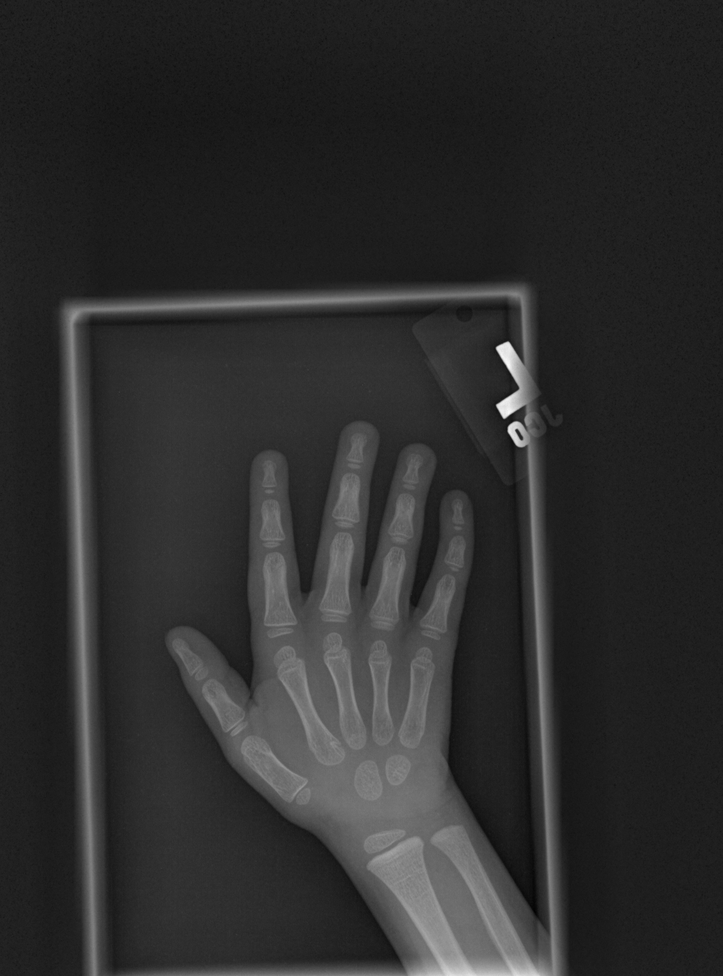
#> input picture dataset_preprocessing/sample_data/1386.png, 723 x 976 px, shrunk from 1514 x 2044 before the run
$ python signature_mask.py --input-dir sample_data --icon-file sample_data/1386.png --output-dir out
#> lines starting #> are read from the running program, lines starting #| are printed output that depends on the picture; after the words box and inside, x2 and y2 are one past the last pixel; in counts of white or black regions, pixels touching at a corner belong together
#> in remove_image_label, img is the input picture: shape (976, 723, 3); min 2, max 249, mean 45.5
### dataset_preprocessing/image_matcher.py
import numpy as np
import cv2

class ImageMatcher:
    def __init__(self, base_image):
        self.base_img = base_image
        self.search_img = []
        self.refine_data, self.draw_zone = False, False
        self.allignment_stage = 0


    def upload_search_image(self, search_image):
        if search_image.any() == None:
            print("image could not be found")
            return False
        self.search_img = search_image.copy()
        return True

    def find_object(self, padding_X=0, padding_Y=0, draw_box=False):
#> called with padding_X = 125, padding_Y = 175, draw_box = False
        orb = cv2.ORB_create()
        kp1, des1 = orb.detectAndCompute(self.base_img, None)
#> kp1 = 212 keypoints; strongest (x, y, size): (505, 413, 77.1), (504, 415, 64.3), (503, 415, 53.6), (498, 347, 53.6)
        kp2, des2 = orb.detectAndCompute(self.search_img, None)
#> kp2 has the same summary as kp1
        if len(kp2)==0 or des2 is None:
            return None, None

        bf = cv2.BFMatcher(cv2.NORM_HAMMING, crossCheck=True)
        matches = bf.match(des1,des2)
#> matches = 212 matches
        matches = sorted(matches, key = lambda x:x.distance)
        good_matches = matches[:10]
#> good_matches = 10 matches

        points_X = []
        points_Y = []
        for m in good_matches:
            points_X.append(kp2[m.trainIdx].pt[0])
            points_Y.append(kp2[m.trainIdx].pt[1])
#> this loop made 10 passes
#> after the loop, points_X = [508, 496, 523, 509, 518, 497, 524, 504, 524, 516]; points_Y = [342, 348, 362, 367, 388, 405, 406, 417, 419, 421]

        kp_img = cv2.drawMatches(self.base_img, kp1, self.search_img, kp2, good_matches, None, flags=cv2.DrawMatchesFlags_NOT_DRAW_SINGLE_POINTS)
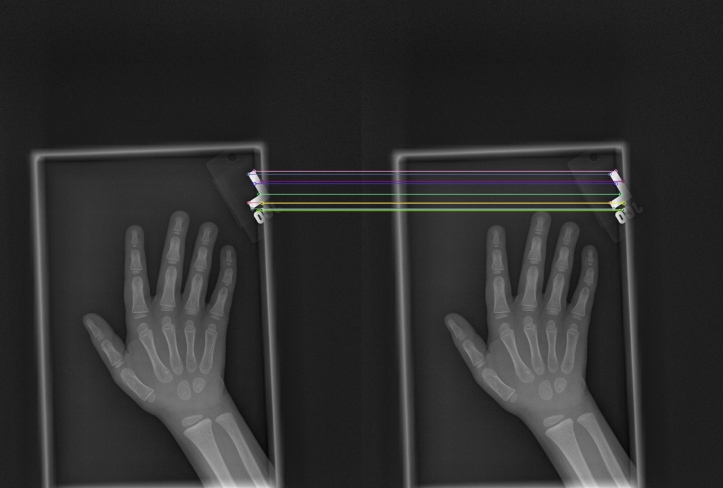
#> kp_img: shape (976, 1446, 3) (shown at 1/2 size); mean B, G, R 46.1, 46.2, 46.2
        self.search_img, mask = self.__get_bounding_box(points_X, points_Y, self.search_img, padding_X, padding_Y, draw_box)

        if mask is not None:
            self.__fill_box(mask)

        return kp_img, self.search_img

    def __fill_box(self, mask):
        est_bkgd_color = np.percentile(self.search_img, 30)
        self.search_img = np.multiply(self.search_img, mask)
        mask[mask < 1] = est_bkgd_color
        self.search_img = np.add(self.search_img, mask)

    def __get_bounding_box(self, data_X, data_Y, img, padding_X, padding_Y, draw_box):
#> called with padding_X = 125, padding_Y = 175, draw_box = False
        min_X = max(0, int(min(data_X) - padding_X/2))
#> min_X = 433
        min_Y = max(0, int(min(data_Y) - padding_Y/2))
#> min_Y = 254
        max_X = min(img.shape[1], int(max(data_X) + padding_X/2))
#> max_X = 586
        max_Y = min(img.shape[0], int(max(data_Y) + padding_Y/2))
#> max_Y = 508
        bounding_box_area = (max_X-min_X)*(max_Y-min_Y)
#> bounding_box_area = 38862
        img_area = img.shape[0]*img.shape[1]
#> img_area = 705648

        # Logic check, if box is more than 10% of the image its probably a bad detection
        bad_detection = bounding_box_area > 0.1*img_area
#> bad_detection = False
        if draw_box and not bad_detection:
            cv2.rectangle(img, (min_X, min_Y), (max_X, max_Y), (255, 255, 0), 10)
        mask = cv2.rectangle(np.ones_like(img), (min_X, min_Y), (max_X, max_Y), (0, 0, 0), -1)
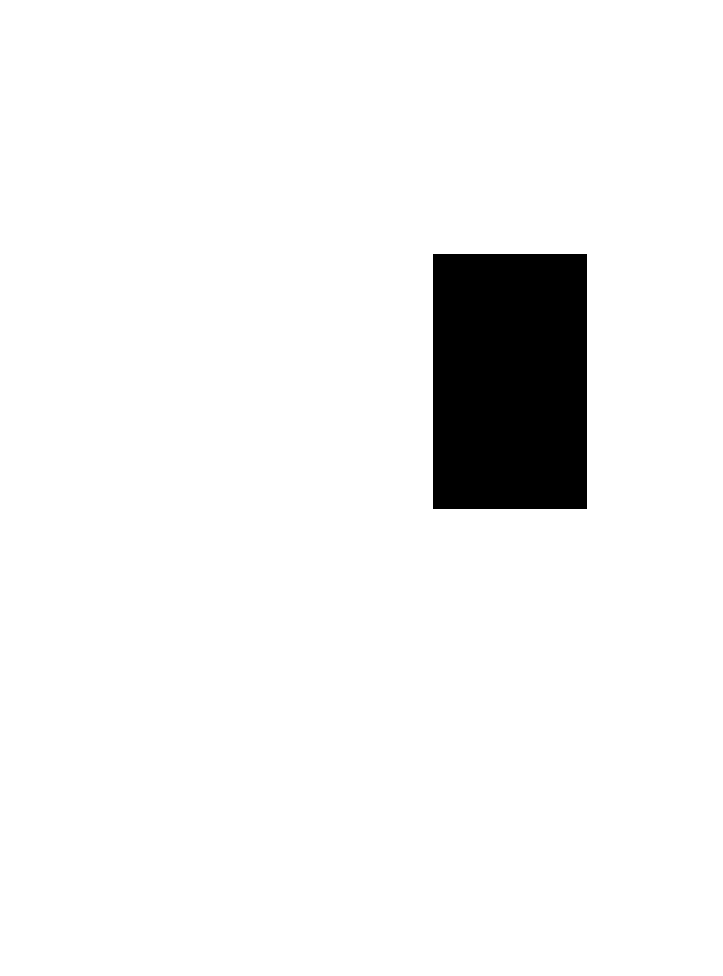
#> mask: shape (976, 723); values 0 (black) and 1 (white), 94.4% white; 1 black region, box (x1, y1, x2, y2) and area: (433, 254, 587, 509) 39270

        if bad_detection:
            return img, None
        return img, mask


### dataset_preprocessing/signature_mask.py
import argparse
import os
import cv2 as cv

from image_matcher import ImageMatcher

# Combines template matching + threshold maxing + draws a rectangular bounding box
def image_matching(img, icon_file):
    img_matcher = ImageMatcher(cv.imread(icon_file))
    img_matcher.upload_search_image(img)
    return img_matcher.find_object(padding_X=125, padding_Y=175, draw_box=False)
#> in __fill_box, `est_bkgd_color = np.percentile(self.search_img, 30)`: est_bkgd_color = 30
#> in __fill_box, `self.search_img = np.multiply(self.search_img, mask)`:
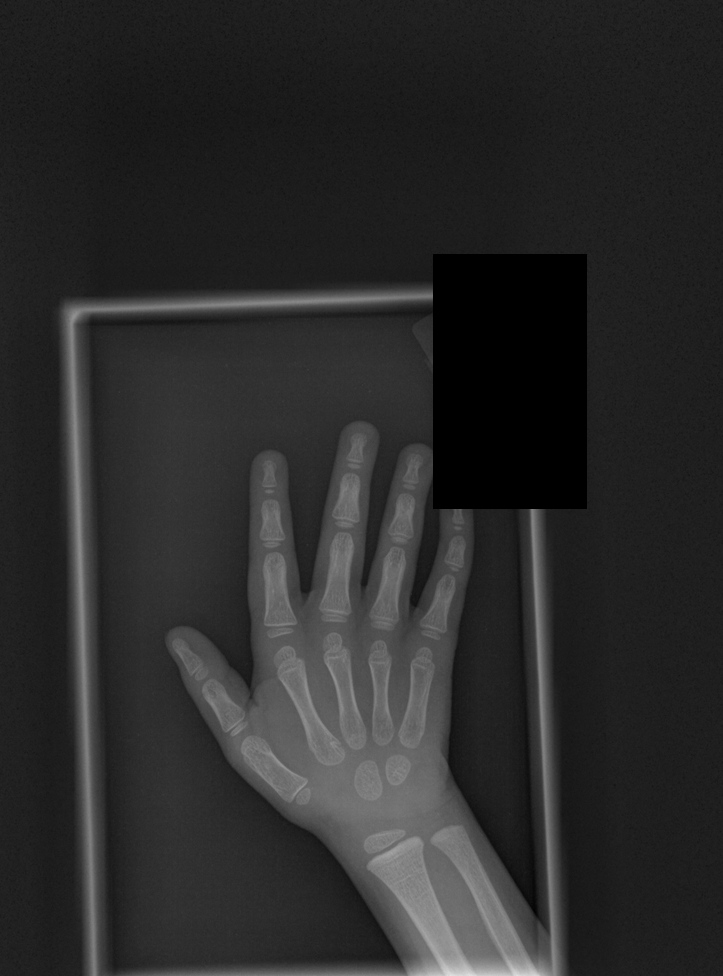
#> self.search_img: shape (976, 723); min 0, max 225, mean 42.8

def remove_image_label(input_dir, input_files, icon_file, output_dir, save_matched_img):
    if len(input_files) == 0:
        files = [f for f in os.listdir(input_dir)]
    else:
        files = input_files

    for file in files:
        if file.lower().endswith(('.png', '.jpg', '.jpeg')):
            img = cv.imread(input_dir + "/" + file)
            gray_img = cv.cvtColor(img, cv.COLOR_BGR2GRAY)
            kp_img, result_img = image_matching(gray_img, icon_file)
            if kp_img is None or result_img is None:
                print(f"Failed to run matching on this file {file}")
                cv.imwrite(f"{output_dir}/{file}", gray_img)
            else:
                cv.imwrite(f"{output_dir}/{file}", result_img)
                if save_matched_img:
                    cv.imwrite(f"{output_dir}/matched_{file}", kp_img)
        else:
            print(f"skipping {file}")
#> pass 2 of the loop in remove_image_label, `for file in files:`:
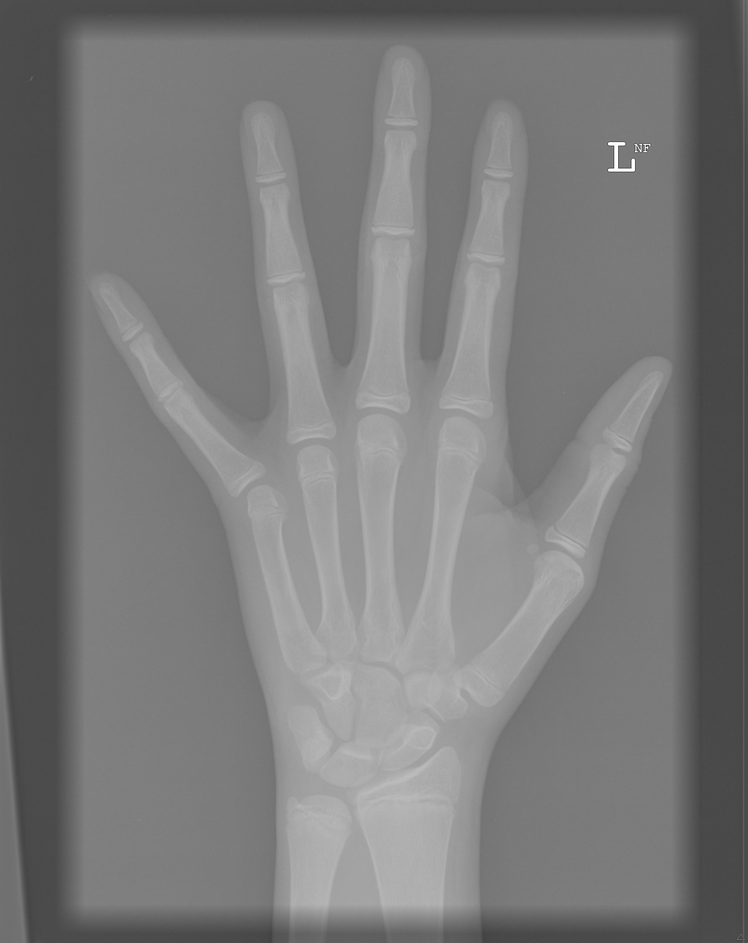
#> input picture dataset_preprocessing/sample_data/1392.png, 748 x 943 px, shrunk from 2040 x 2570 before the run
#> in remove_image_label, img is the input picture: shape (943, 748, 3); min 55, max 255, mean 121.8
#> gray_img: shape (943, 748)
#> kp2 = 101 keypoints; strongest (x, y, size): (618, 167, 37.2), (633, 170, 31), (632, 169, 37.2), (615, 168, 44.6)
#> matches = 26 matches
#> the loop in find_object (call 2), `for m in good_matches:` made 10 passes
#> kp_img: shape (976, 1471, 3)
#> min_X = 547
#> min_Y = 55
#> max_X = 710
#> max_Y = 256
#> bounding_box_area = 32763
#> in __get_bounding_box (call 2), `mask = cv2.rectangle(np.ones_like(img), (min_X, min_Y), (max_X, max_Y)..`:
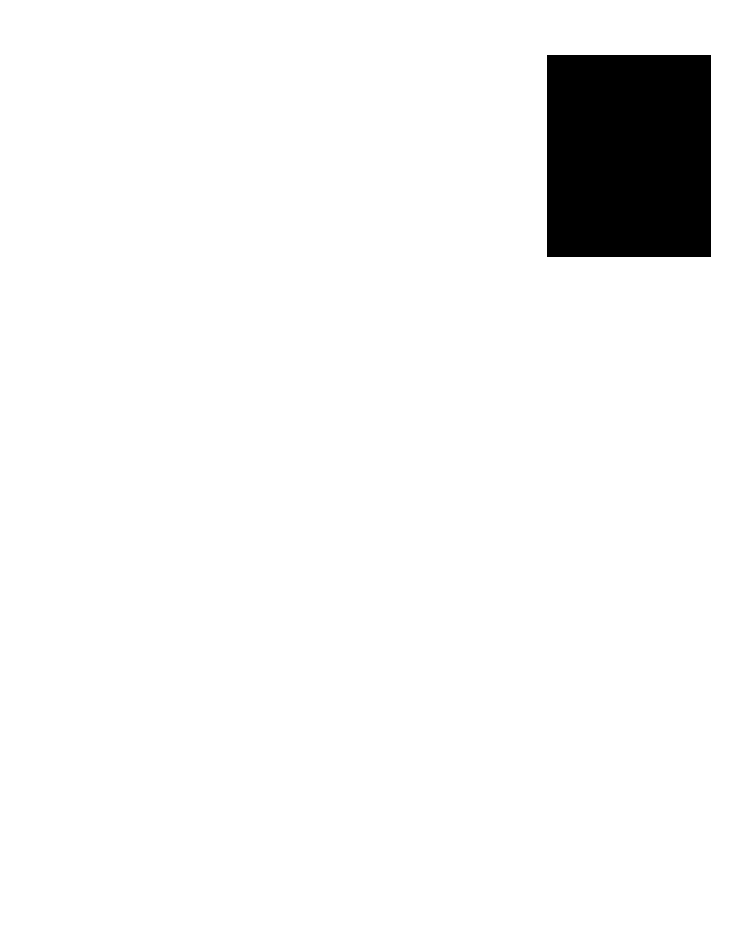
#> mask: shape (943, 748); values 0 (black) and 1 (white), 95.3% white; 1 black region, box (x1, y1, x2, y2) and area: (547, 55, 711, 257) 33128
#> est_bkgd_color = 118
#> in __fill_box (call 2), `self.search_img = np.multiply(self.search_img, mask)`:
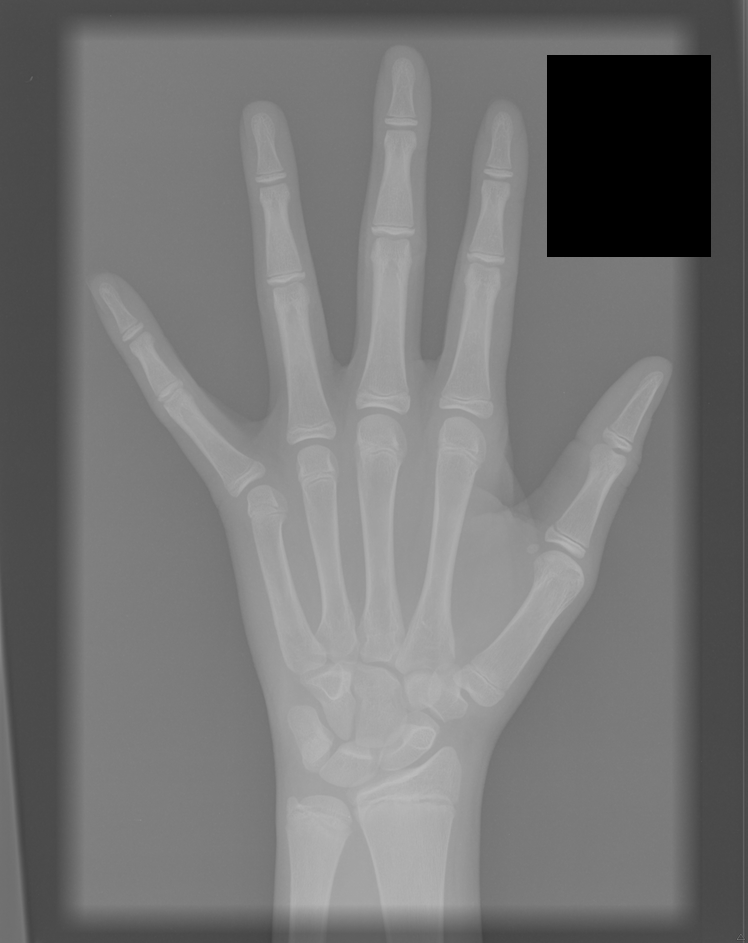
#> self.search_img: shape (943, 748); min 0, max 190, mean 116.4


if __name__ == '__main__':
    parser = argparse.ArgumentParser(description="Image signature removal for bone xray images",
                                    formatter_class=argparse.ArgumentDefaultsHelpFormatter)
    parser.add_argument("-d", "--input-dir", help="Input directory which stores the input files", required=True)
    parser.add_argument("-f", "--input-files", nargs='+', help="Input files located within the input directory to be processed, \
                                                                use relative file paths with respect to the input directory. \
                                                                do not specify this argument if all files in directory should \
                                                                processed", default=[])
    parser.add_argument("-i", "--icon-file", help="Path to the icon to match onto the input image", required=True)
    parser.add_argument("-o", "--output-dir", help="Output directory to store processed images", required=True)
    parser.add_argument("-s", "--save-matched-img", help="Boolean to indicates whether or not to save the bounding box image \
                                                     in addition to the processed image after signature removal", default=False)
    args = parser.parse_args()
    config = vars(args)
    remove_image_label(config["input_dir"], config["input_files"], config["icon_file"],
                       config["output_dir"], config["save_matched_img"])
